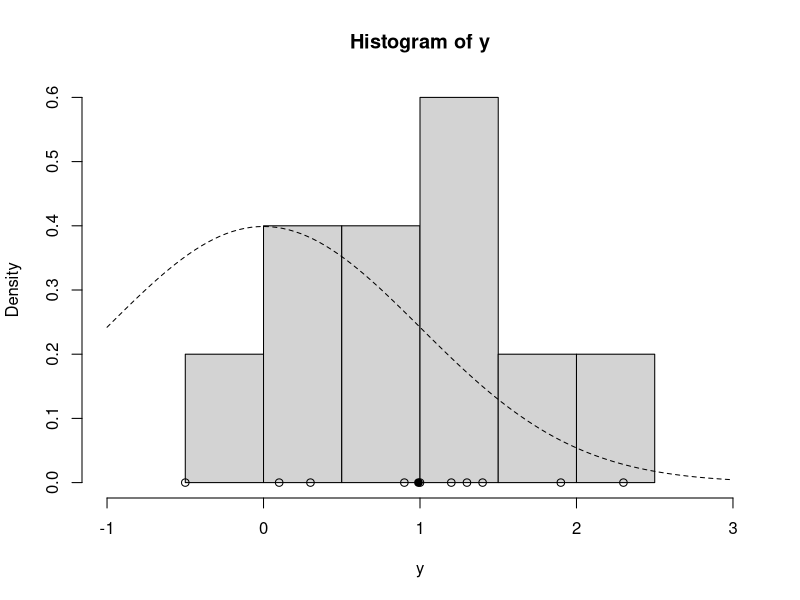
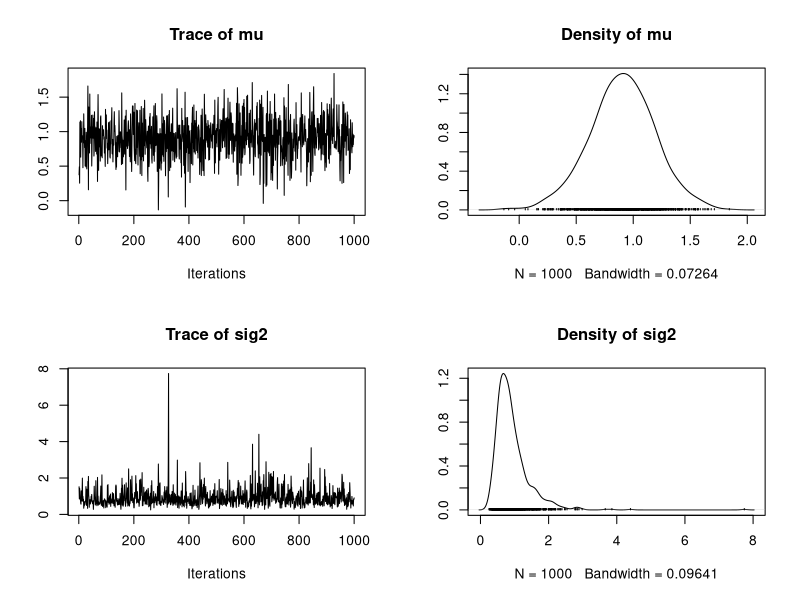
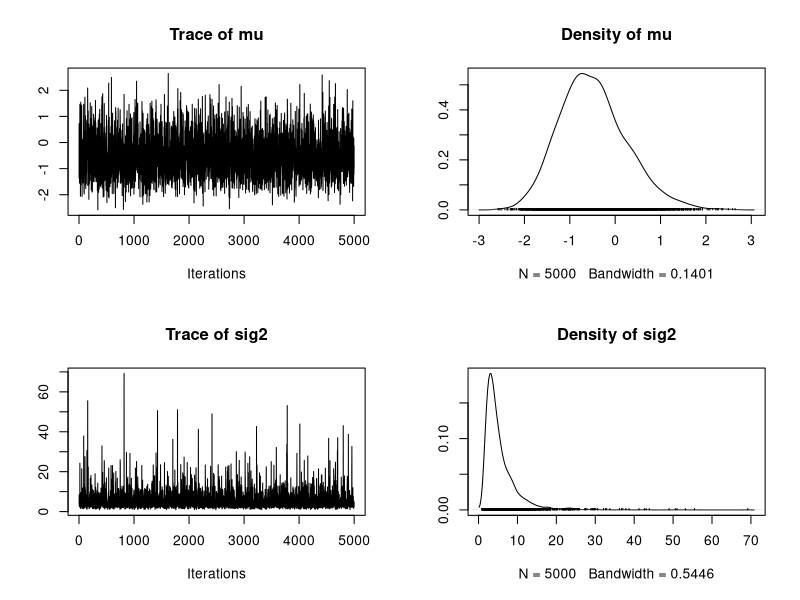

Here is the R script that generated these plots, in order:
# Code lesson 5
###############

update_mu = function(n, ybar, sig2, mu_0, sig2_0) {
  sig2_1 = 1.0 / (n / sig2 + 1.0 / sig2_0)
  mu_1 = sig2_1 * (n * ybar / sig2 + mu_0 / sig2_0)
  rnorm(n=1, mean=mu_1, sd=sqrt(sig2_1))
}

update_sig2 = function(n, y, mu, nu_0, beta_0) {
  nu_1 = nu_0 + n / 2.0
  sumsq = sum( (y - mu)^2 ) # vectorized
  beta_1 = beta_0 + sumsq / 2.0
  out_gamma = rgamma(n=1, shape=nu_1, rate=beta_1) # rate for gamma is shape for inv-gamma
  1.0 / out_gamma # reciprocal of a gamma random variable is distributed inv-gamma
}

gibbs = function(y, n_iter, init, prior) {
  ybar = mean(y)
  n = length(y)
  
  ## initialize
  mu_out = numeric(n_iter)
  sig2_out = numeric(n_iter)
  
  mu_now = init$mu
  
  ## Gibbs sampler
  for (i in 1:n_iter) {
    sig2_now = update_sig2(n=n, y=y, mu=mu_now, nu_0=prior$nu_0, beta_0=prior$beta_0)
    mu_now = update_mu(n=n, ybar=ybar, sig2=sig2_now, mu_0=prior$mu_0, sig2_0=prior$sig2_0)
    
    sig2_out[i] = sig2_now
    mu_out[i] = mu_now
  }
  
  cbind(mu=mu_out, sig2=sig2_out)
}

y = c(1.2, 1.4, -0.5, 0.3, 0.9, 2.3, 1.0, 0.1, 1.3, 1.9)
ybar = mean(y)
n = length(y)

## prior
prior = list()
prior$mu_0 = 0.0
prior$sig2_0 = 1.0
prior$n_0 = 2.0 # prior effective sample size for sig2
prior$s2_0 = 1.0 # prior point estimate for sig2
prior$nu_0 = prior$n_0 / 2.0 # prior parameter for inverse-gamma
prior$beta_0 = prior$n_0 * prior$s2_0 / 2.0 # prior parameter for inverse-gamma

hist(y, freq=FALSE, xlim=c(-1.0, 3.0)) # histogram of the data
curve(dnorm(x=x, mean=prior$mu_0, sd=sqrt(prior$sig2_0)), lty=2, add=TRUE) # prior for mu
points(y, rep(0,n), pch=1) # individual data points
points(ybar, 0, pch=19) # sample mean


set.seed(53)
init = list()
init$mu = 0.0
post = gibbs(y=y, n_iter=1e3, init=init, prior=prior)

head(post)

install.packages("coda")
library("coda")

plot(as.mcmc(post))
summary(as.mcmc(post))

# Question 7
############
y = c(-0.2, -1.5, -5.3, 0.3, -0.8, -2.2)
post = gibbs(y=y, n_iter=5000, init=init, prior=prior)
summary(as.mcmc(post))

# Question 8
############
prior$mu_0 = 1.0
prior$sig2_0 = 1.0
post = gibbs(y=y, n_iter=5000, init=init, prior=prior)

plot(as.mcmc(post))
summary(as.mcmc(post))
